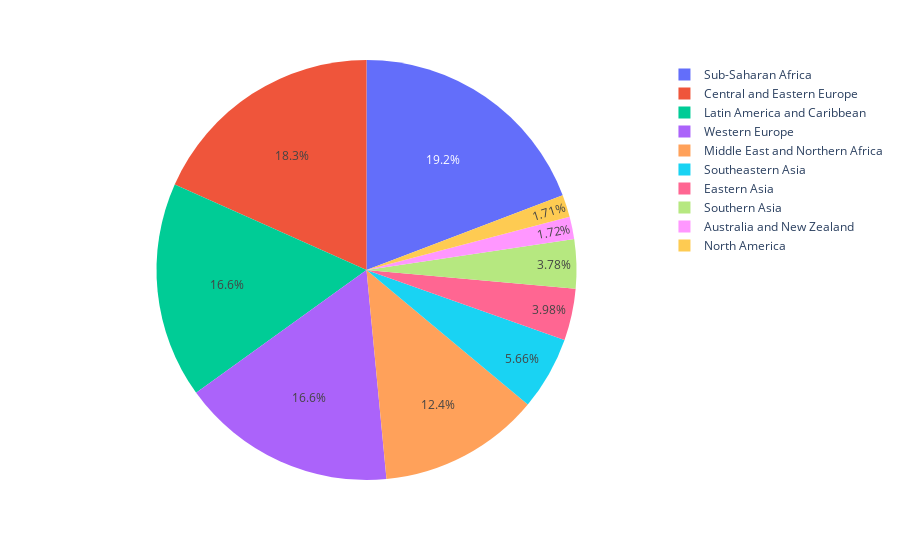

Notebook source saved alongside this figure:
### Code cell
import plotly.express as px
fig_poli = px.pie(poli_grp, values='Happiness Score', names='Region',)
fig_poli.show()

### Figure 1 — Plotly figure (JSON) as saved in the notebook; plotly's stock layout.template omitted (floating-point values rounded to 4 significant figures)
{"data": [{"domain": {"x": [0, 1], "y": [0, 1]}, "hovertemplate": "Region=%{label}<br>Happiness Score=%{value}<extra></extra>", "labels": ["Australia and New Zealand", "Central and Eastern Europe", "Eastern Asia", "Latin America and Caribbean", "Middle East and Northern Africa", "North America", "Southeastern Asia", "Southern Asia", "Sub-Saharan Africa", "Western Europe"], "legendgroup": "", "name": "", "showlegend": true, "type": "pie", "values": [29.22, 310.4, 67.5, 281.6, 210.5, 29.05, 95.91, 64.01, 325.3, 280.9]}], "layout": {"legend": {"tracegroupgap": 0}, "margin": {"t": 60}}}
